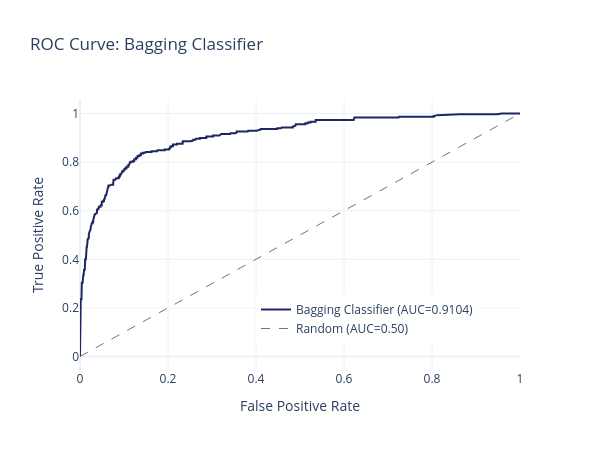
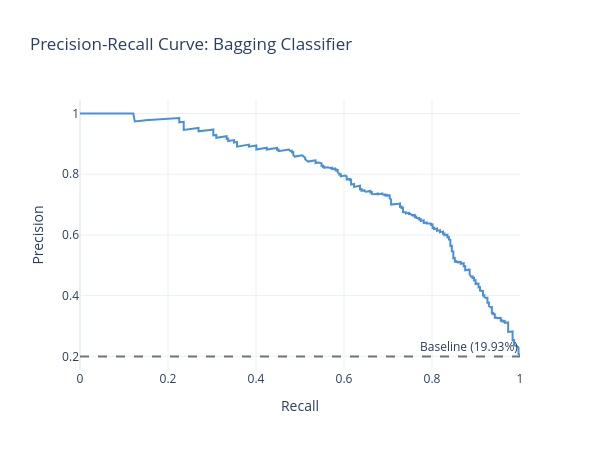
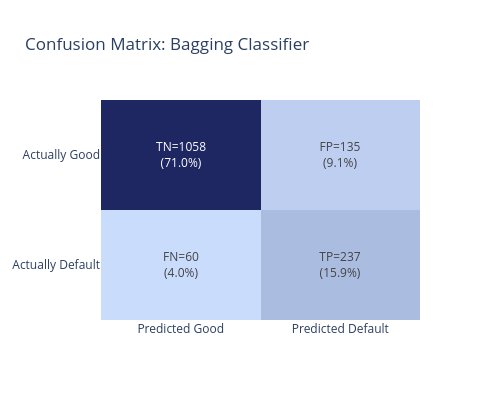
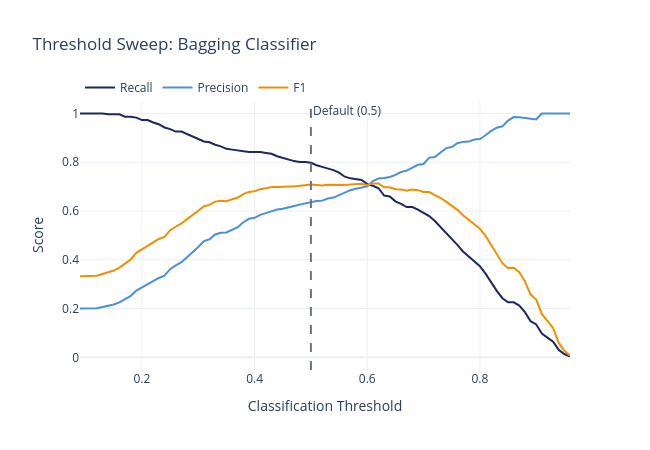

Notebook code cell kept with these figures, in order:
### Markdown cell above
---
## 11. Diagnostic Charts

### Code cell
# Generate and save all universal charts
charts = save_all_universal_charts(y_test, y_pred, y_score, MODEL_NAME, MODEL_SLUG)

for name, fig in charts.items():
    fig.show()

### Figure 1 — Plotly figure (JSON) as saved in the notebook; plotly's stock layout.template omitted (floating-point values rounded to 4 significant figures; data arrays with more than 128 entries replaced by an {"elided": "..."} marker saying what was removed)
{"data": [{"line": {"color": "#1E2761", "width": 2}, "mode": "lines", "name": "Bagging Classifier (AUC=0.9104)", "type": "scatter", "x": {"elided": "493 float values"}, "y": {"elided": "493 float values"}}, {"line": {"color": "#6c757d", "dash": "dash", "width": 1}, "mode": "lines", "name": "Random (AUC=0.50)", "type": "scatter", "x": [0, 1], "y": [0, 1]}], "layout": {"height": 450, "legend": {"x": 0.4, "y": 0.1}, "title": {"text": "ROC Curve: Bagging Classifier"}, "width": 600, "xaxis": {"title": {"text": "False Positive Rate"}}, "yaxis": {"title": {"text": "True Positive Rate"}}}}

### Figure 2 — Plotly figure (JSON) as saved in the notebook; plotly's stock layout.template omitted (floating-point values rounded to 4 significant figures; data arrays with more than 128 entries replaced by an {"elided": "..."} marker saying what was removed)
{"data": [{"line": {"color": "#4A90D9", "width": 2}, "mode": "lines", "name": "Bagging Classifier (AP=0.7860)", "type": "scatter", "x": {"elided": "848 float values"}, "y": {"elided": "848 float values"}}], "layout": {"annotations": [{"showarrow": false, "text": "Baseline (19.93%)", "x": 1, "xanchor": "right", "xref": "x domain", "y": 0.1993, "yanchor": "bottom", "yref": "y"}], "height": 450, "shapes": [{"line": {"color": "#6c757d", "dash": "dash"}, "type": "line", "x0": 0, "x1": 1, "xref": "x domain", "y0": 0.1993, "y1": 0.1993, "yref": "y"}], "title": {"text": "Precision-Recall Curve: Bagging Classifier"}, "width": 600, "xaxis": {"title": {"text": "Recall"}}, "yaxis": {"title": {"text": "Precision"}}}}

### Figure 3 — Plotly figure (JSON) as saved in the notebook; plotly's stock layout.template omitted (floating-point values rounded to 4 significant figures)
{"data": [{"colorscale": [[0, "#CADCFC"], [1, "#1E2761"]], "showscale": false, "text": [["TN=1058<br>(71.0%)", "FP=135<br>(9.1%)"], ["FN=60<br>(4.0%)", "TP=237<br>(15.9%)"]], "texttemplate": "%{text}", "type": "heatmap", "x": ["Predicted Good", "Predicted Default"], "y": ["Actually Good", "Actually Default"], "z": [[1058, 135], [60, 237]]}], "layout": {"height": 400, "title": {"text": "Confusion Matrix: Bagging Classifier"}, "width": 500, "yaxis": {"autorange": "reversed"}}}

### Figure 4 — Plotly figure (JSON) as saved in the notebook; plotly's stock layout.template omitted (floating-point values rounded to 4 significant figures)
{"data": [{"line": {"color": "#1E2761", "width": 2}, "name": "Recall", "type": "scatter", "x": [0.09, 0.1, 0.11, 0.12, 0.13, 0.14, 0.15, 0.16, 0.17, 0.18, 0.19, 0.2, 0.21, 0.22, 0.23, 0.24, 0.25, 0.26, 0.27, 0.28, 0.29, 0.3, 0.31, 0.32, 0.33, 0.34, 0.35, 0.36, 0.37, 0.38, 0.39, 0.4, 0.41, 0.42, 0.43, 0.44, 0.45, 0.46, 0.47, 0.48, 0.49, 0.5, 0.51, 0.52, 0.53, 0.54, 0.55, 0.56, 0.57, 0.58, 0.59, 0.6, 0.61, 0.62, 0.63, 0.64, 0.65, 0.66, 0.67, 0.68, 0.69, 0.7, 0.71, 0.72, 0.73, 0.74, 0.75, 0.76, 0.77, 0.78, 0.79, 0.8, 0.81, 0.82, 0.83, 0.84, 0.85, 0.86, 0.87, 0.88, 0.89, 0.9, 0.91, 0.92, 0.93, 0.94, 0.95, 0.96], "y": [1.0, 1.0, 1.0, 1.0, 1.0, 0.9966, 0.9966, 0.9966, 0.9865, 0.9865, 0.9832, 0.9731, 0.9731, 0.963, 0.9562, 0.9428, 0.936, 0.9259, 0.9259, 0.9158, 0.9057, 0.8956, 0.8855, 0.8822, 0.8721, 0.8653, 0.8552, 0.8519, 0.8485, 0.8451, 0.8418, 0.8418, 0.8418, 0.8384, 0.835, 0.8249, 0.8182, 0.8114, 0.8047, 0.8013, 0.8013, 0.798, 0.7879, 0.7811, 0.7744, 0.7677, 0.7576, 0.7407, 0.734, 0.7306, 0.7273, 0.7104, 0.7037, 0.6936, 0.6633, 0.6599, 0.6397, 0.6296, 0.6162, 0.6162, 0.6061, 0.5926, 0.5791, 0.5589, 0.5354, 0.5084, 0.4848, 0.4613, 0.4343, 0.4141, 0.3939, 0.3737, 0.3434, 0.3064, 0.2727, 0.2424, 0.2256, 0.2256, 0.2121, 0.1852, 0.1481, 0.1347, 0.09764, 0.08081, 0.06397, 0.0303, 0.01347, 0.003367]}, {"line": {"color": "#4A90D9", "width": 2}, "name": "Precision", "type": "scatter", "x": [0.09, 0.1, 0.11, 0.12, 0.13, 0.14, 0.15, 0.16, 0.17, 0.18, 0.19, 0.2, 0.21, 0.22, 0.23, 0.24, 0.25, 0.26, 0.27, 0.28, 0.29, 0.3, 0.31, 0.32, 0.33, 0.34, 0.35, 0.36, 0.37, 0.38, 0.39, 0.4, 0.41, 0.42, 0.43, 0.44, 0.45, 0.46, 0.47, 0.48, 0.49, 0.5, 0.51, 0.52, 0.53, 0.54, 0.55, 0.56, 0.57, 0.58, 0.59, 0.6, 0.61, 0.62, 0.63, 0.64, 0.65, 0.66, 0.67, 0.68, 0.69, 0.7, 0.71, 0.72, 0.73, 0.74, 0.75, 0.76, 0.77, 0.78, 0.79, 0.8, 0.81, 0.82, 0.83, 0.84, 0.85, 0.86, 0.87, 0.88, 0.89, 0.9, 0.91, 0.92, 0.93, 0.94, 0.95, 0.96], "y": [0.1997, 0.1999, 0.2009, 0.2012, 0.2062, 0.211, 0.2167, 0.2256, 0.2378, 0.2522, 0.2739, 0.2864, 0.3014, 0.3139, 0.3253, 0.3349, 0.3615, 0.3767, 0.3901, 0.4103, 0.4297, 0.4524, 0.4764, 0.4843, 0.5039, 0.5109, 0.5121, 0.5238, 0.5339, 0.5541, 0.5682, 0.5721, 0.5841, 0.5914, 0.6005, 0.6064, 0.609, 0.6164, 0.6208, 0.6263, 0.6313, 0.6371, 0.6411, 0.6427, 0.6516, 0.6552, 0.6657, 0.6748, 0.6855, 0.6911, 0.6968, 0.701, 0.7232, 0.7331, 0.7351, 0.7396, 0.748, 0.7602, 0.7657, 0.7787, 0.7895, 0.7928, 0.819, 0.8218, 0.8413, 0.858, 0.8623, 0.8782, 0.8836, 0.8849, 0.8931, 0.8952, 0.9107, 0.9286, 0.9419, 0.9474, 0.971, 0.9853, 0.9844, 0.9821, 0.9778, 0.9756, 1.0, 1.0, 1.0, 1.0, 1.0, 1.0]}, {"line": {"color": "#F18F01", "width": 2}, "name": "F1", "type": "scatter", "x": [0.09, 0.1, 0.11, 0.12, 0.13, 0.14, 0.15, 0.16, 0.17, 0.18, 0.19, 0.2, 0.21, 0.22, 0.23, 0.24, 0.25, 0.26, 0.27, 0.28, 0.29, 0.3, 0.31, 0.32, 0.33, 0.34, 0.35, 0.36, 0.37, 0.38, 0.39, 0.4, 0.41, 0.42, 0.43, 0.44, 0.45, 0.46, 0.47, 0.48, 0.49, 0.5, 0.51, 0.52, 0.53, 0.54, 0.55, 0.56, 0.57, 0.58, 0.59, 0.6, 0.61, 0.62, 0.63, 0.64, 0.65, 0.66, 0.67, 0.68, 0.69, 0.7, 0.71, 0.72, 0.73, 0.74, 0.75, 0.76, 0.77, 0.78, 0.79, 0.8, 0.81, 0.82, 0.83, 0.84, 0.85, 0.86, 0.87, 0.88, 0.89, 0.9, 0.91, 0.92, 0.93, 0.94, 0.95, 0.96], "y": [0.333, 0.3331, 0.3346, 0.335, 0.342, 0.3482, 0.356, 0.3679, 0.3833, 0.4016, 0.4285, 0.4426, 0.4602, 0.4735, 0.4855, 0.4943, 0.5216, 0.5355, 0.5489, 0.5667, 0.5829, 0.6011, 0.6196, 0.6253, 0.6387, 0.6425, 0.6406, 0.6487, 0.6554, 0.6693, 0.6784, 0.6812, 0.6897, 0.6936, 0.6986, 0.699, 0.6983, 0.7006, 0.7009, 0.7031, 0.7062, 0.7085, 0.7069, 0.7052, 0.7077, 0.707, 0.7087, 0.7063, 0.7089, 0.7103, 0.7117, 0.7057, 0.7133, 0.7128, 0.6973, 0.6975, 0.6897, 0.6888, 0.6828, 0.688, 0.6857, 0.6782, 0.6785, 0.6653, 0.6543, 0.6385, 0.6207, 0.6049, 0.5824, 0.5642, 0.5467, 0.5273, 0.4988, 0.4608, 0.423, 0.3861, 0.3661, 0.3671, 0.349, 0.3116, 0.2573, 0.2367, 0.1779, 0.1495, 0.1203, 0.05882, 0.02658, 0.006711]}], "layout": {"annotations": [{"showarrow": false, "text": "Default (0.5)", "x": 0.5, "xanchor": "left", "xref": "x", "y": 1, "yanchor": "top", "yref": "y domain"}], "height": 450, "legend": {"orientation": "h", "y": 1.1}, "shapes": [{"line": {"color": "#6c757d", "dash": "dash"}, "type": "line", "x0": 0.5, "x1": 0.5, "xref": "x", "y0": 0, "y1": 1, "yref": "y domain"}], "title": {"text": "Threshold Sweep: Bagging Classifier"}, "width": 650, "xaxis": {"title": {"text": "Classification Threshold"}}, "yaxis": {"title": {"text": "Score"}}}}
